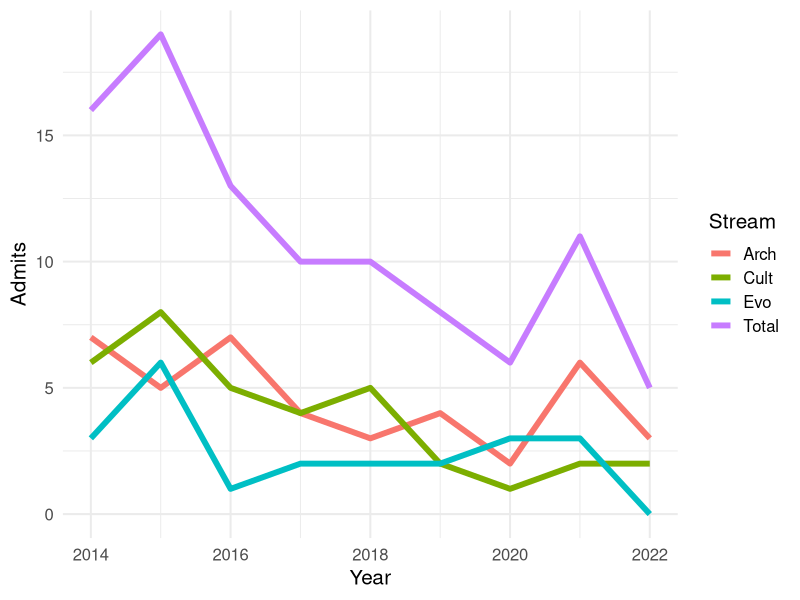
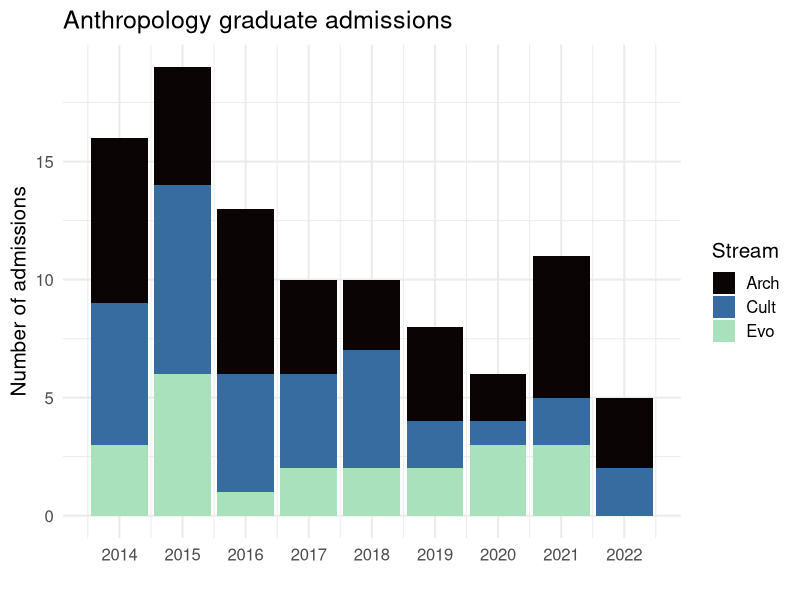

The R script that drew these images, in order:
library(tidyverse)
library(readxl)

d0 <- 
  read_excel("acceptances, A. Pisor.xlsx", skip = 1) %>% 
  mutate(
    Arch = `Arch MA` + `Arch PhD`,
    Cult = `Cult MA` + `Cult PhD`,
    Evo  = `Evo MA`  + `Evo PhD`,
    Total = Arch + Cult + Evo
  ) 

d <- 
  d0 %>% 
  pivot_longer(c(Arch, Cult, Evo, Total), names_to = 'Stream', values_to = 'Admits')

ggplot(d, aes(Year, Admits, colour=Stream, group=Stream)) +
  geom_line(linewidth=2) +
  theme_minimal(15)

ggplot(d[d$Stream != 'Total',], aes(Year, Admits, fill=Stream)) +
  geom_col() +
  scale_x_continuous(breaks=2014:2022) +
  scale_fill_viridis_d(end = 0.9, option = 'G') +
  labs(
    title='Anthropology graduate admissions',
    x = '',
    y = 'Number of admissions'
  ) +
  theme_minimal(15)

mean_arch <- mean(d0$Arch[d0$Year %in% 2020:2022])
mean_cult <- mean(d0$Cult[d0$Year %in% 2020:2022])
mean_evo  <- mean(d0$Evo[d0$Year %in% 2020:2022])

# mean_arch = 3.7
# mean_cult = 1.7
# mean_evo = 2
